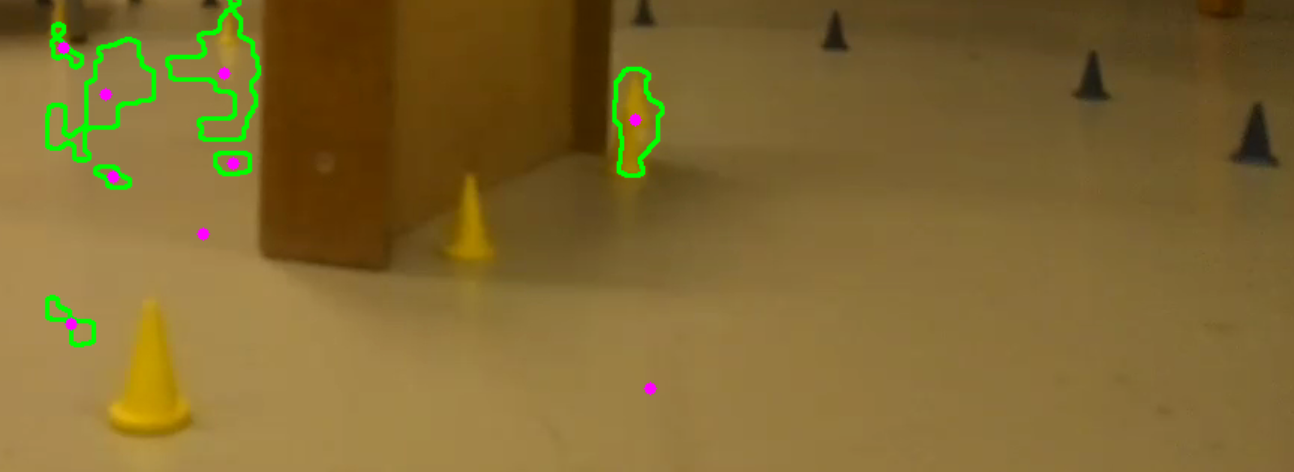
#> input picture tuning/images/frame.png, 1294 x 472 px
$ python tuning.py
#> lines starting #> are read from the running program, lines starting #| are printed output that depends on the picture; after the words box and inside, x2 and y2 are one past the last pixel; in counts of white or black regions, pixels touching at a corner belong together
import cv2
import numpy as np

# Carica l'immagine da testare
image = cv2.imread("images/frame.png")  # Sostituisci con la tua immagine
#> image is the input picture: shape (472, 1294, 3); mean B, G, R 49.1, 104.4, 128
if image is None:
    raise Exception("Immagine non trovata. Assicurati che 'frame.png' sia nel path corretto.")

cv2.namedWindow("Trackbars", cv2.WINDOW_NORMAL)
cv2.resizeWindow("Trackbars", 600, 400)

# Callback vuoto
def nothing(x):
    pass

# === TRACKBAR GIALLO ===
cv2.createTrackbar("Y_H_min", "Trackbars", 20, 179, nothing)
cv2.createTrackbar("Y_H_max", "Trackbars", 28, 179, nothing)
cv2.createTrackbar("Y_S_min", "Trackbars", 195, 255, nothing)
cv2.createTrackbar("Y_S_max", "Trackbars", 255, 255, nothing)
cv2.createTrackbar("Y_V_min", "Trackbars", 130, 255, nothing)
cv2.createTrackbar("Y_V_max", "Trackbars", 210, 255, nothing)

# === TRACKBAR BLU ===
cv2.createTrackbar("B_H_min", "Trackbars", 0, 179, nothing)
cv2.createTrackbar("B_H_max", "Trackbars", 179, 179, nothing)
cv2.createTrackbar("B_S_min", "Trackbars", 0, 255, nothing)
cv2.createTrackbar("B_S_max", "Trackbars", 162, 255, nothing)
cv2.createTrackbar("B_V_min", "Trackbars", 0, 255, nothing)
cv2.createTrackbar("B_V_max", "Trackbars", 60, 255, nothing)

while True:
    hsv = cv2.cvtColor(image, cv2.COLOR_BGR2HSV)
#> hsv: shape (472, 1294, 3); mean H, S, V 20.7, 163.4, 131.3

    # Leggi trackbar GIALLO
    yhmin = cv2.getTrackbarPos("Y_H_min", "Trackbars")
    yhmax = cv2.getTrackbarPos("Y_H_max", "Trackbars")
    ysmin = cv2.getTrackbarPos("Y_S_min", "Trackbars")
    ysmax = cv2.getTrackbarPos("Y_S_max", "Trackbars")
    yvmin = cv2.getTrackbarPos("Y_V_min", "Trackbars")
    yvmax = cv2.getTrackbarPos("Y_V_max", "Trackbars")

    # Leggi trackbar BLU
    bhmin = cv2.getTrackbarPos("B_H_min", "Trackbars")
    bhmax = cv2.getTrackbarPos("B_H_max", "Trackbars")
    bsmin = cv2.getTrackbarPos("B_S_min", "Trackbars")
    bsmax = cv2.getTrackbarPos("B_S_max", "Trackbars")
    bvmin = cv2.getTrackbarPos("B_V_min", "Trackbars")
    bvmax = cv2.getTrackbarPos("B_V_max", "Trackbars")

    # Maschere
    yellow_mask = cv2.inRange(hsv, (yhmin, ysmin, yvmin), (yhmax, ysmax, yvmax))
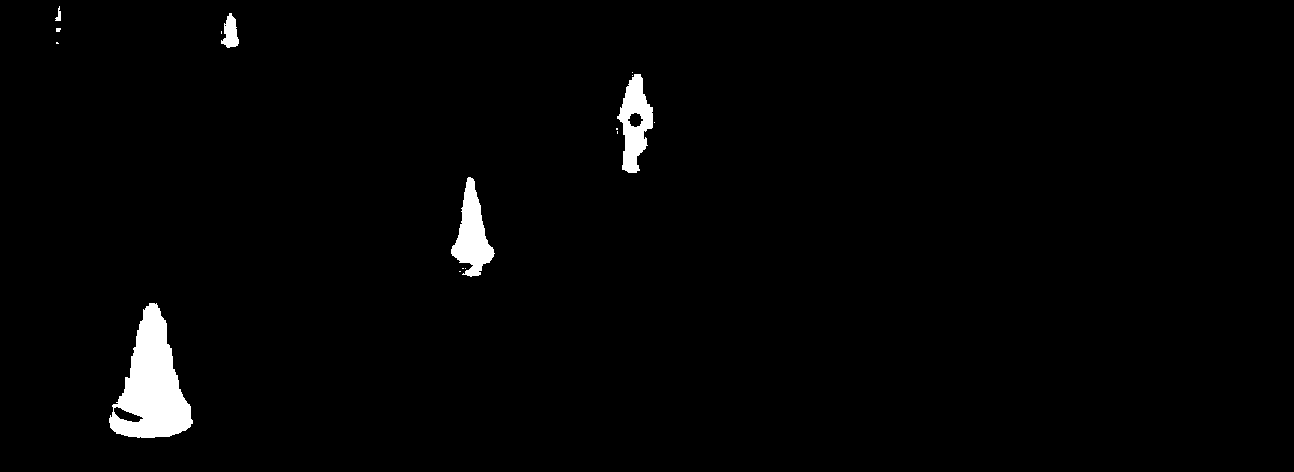
#> yellow_mask: shape (472, 1294); 1.8% white; 16 white regions (11 under 20 px), largest, box (x1, y1, x2, y2) and area: (109, 303, 193, 438) 6217, (451, 177, 495, 277) 2153, (617, 74, 653, 173) 1962, (221, 13, 239, 48) 390, (55, 6, 61, 21) 47
    blue_mask   = cv2.inRange(hsv, (bhmin, bsmin, bvmin), (bhmax, bsmax, bvmax))
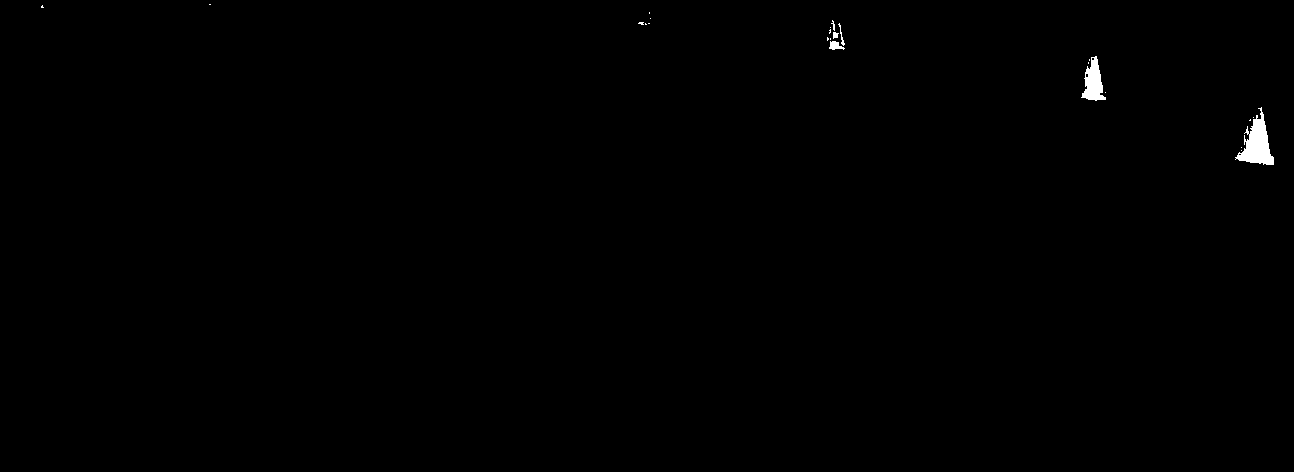
#> blue_mask: shape (472, 1294); 0.31% white; 24 white regions (18 under 20 px), largest, box (x1, y1, x2, y2) and area: (1235, 107, 1274, 165) 1059, (1081, 56, 1106, 101) 620, (829, 41, 845, 50) 88, (838, 23, 845, 46) 40, (833, 32, 839, 39) 30, (831, 20, 835, 31) 20
    combined_mask = cv2.bitwise_or(yellow_mask, blue_mask)
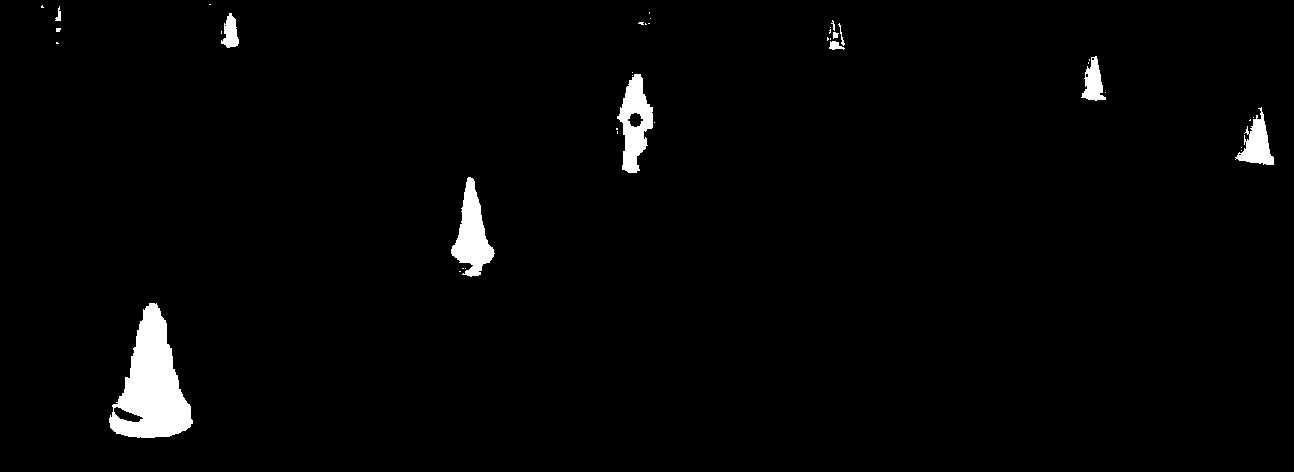
#> combined_mask: shape (472, 1294); 2.1% white; 40 white regions (29 under 20 px), largest, box (x1, y1, x2, y2) and area: (109, 303, 193, 438) 6217, (451, 177, 495, 277) 2153, (617, 74, 653, 173) 1962

    yellow_result = cv2.bitwise_and(image, image, mask=yellow_mask)
    blue_result   = cv2.bitwise_and(image, image, mask=blue_mask)
    combined_result = cv2.bitwise_and(image, image, mask=combined_mask)
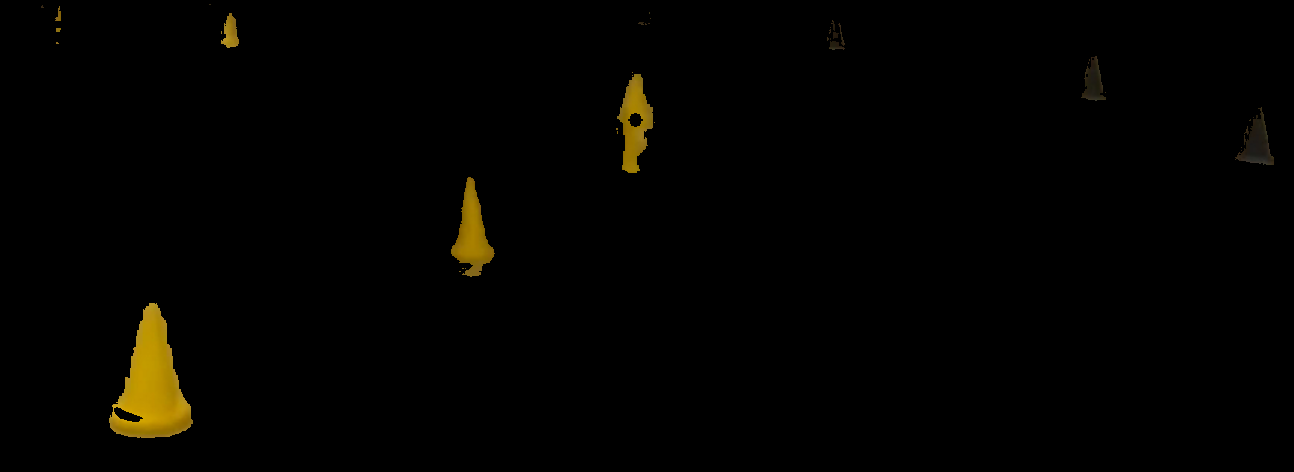
#> combined_result: shape (472, 1294, 3); mean B, G, R 0.2, 2.4, 3.1

    # Visualizzazione
    cv2.imshow("Yellow Mask", yellow_mask)
    cv2.imshow("Blue Mask", blue_mask)
    cv2.imshow("Combined", combined_result)

    key = cv2.waitKey(1)
#> (key q is pressed here)
    if key == ord("q"):
        break
    elif key == ord("s"):
        print("\n=== PARAMETRI CORRENTI ===")
        print(f"--yH_min={yhmin} --yH_max={yhmax} --yS_min={ysmin} --yS_max={ysmax} --yV_min={yvmin} --yV_max={yvmax}")
        print(f"--bH_min={bhmin} --bH_max={bhmax} --bS_min={bsmin} --bS_max={bsmax} --bV_min={bvmin} --bV_max={bvmax}")
        print("==========================\n")

cv2.destroyAllWindows()

$ run again, with tuning/images/postit.png copied over tuning/images/frame.png
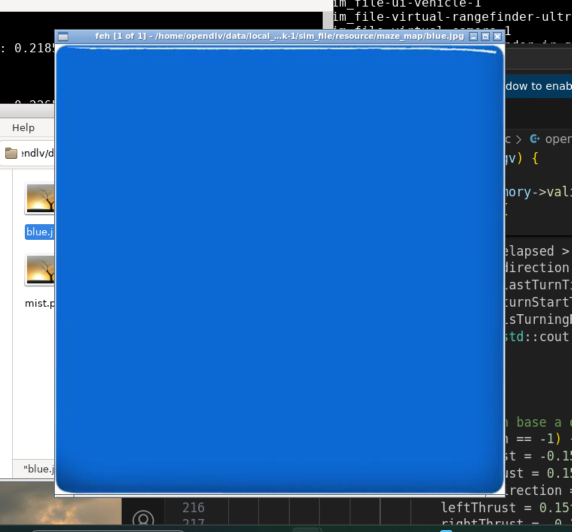
#> input picture tuning/images/postit.png, 1143 x 1063 px (shown at 1/2 size)
#> image is the input picture: shape (1063, 1143, 3); mean B, G, R 173.1, 103.7, 42.4
#> hsv: shape (1063, 1143, 3); mean H, S, V 77.5, 164, 174.2
#> `yellow_mask = cv2.inRange(hsv, (yhmin, ysmin, yvmin), (yhmax, ysmax, y..`:
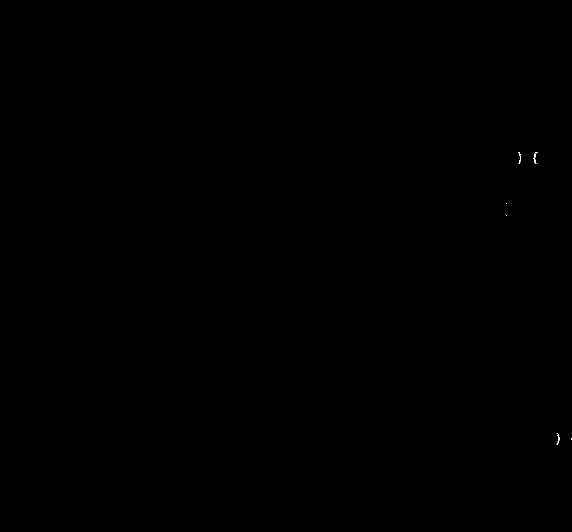
#> yellow_mask: shape (1063, 1143) (shown at 1/2 size); 0.01% white in thin lines or dots, all inside (x1, y1, x2, y2) = (1011, 304, 1143, 889)
#> blue_mask: shape (1063, 1143); 18.3% white; 98 white regions (63 under 20 px), largest, box (x1, y1, x2, y2) and area: (761, 196, 1143, 1049) 110464, (0, 24, 645, 207) 37153, (668, 0, 1143, 149) 34440
#> combined_mask: shape (1063, 1143); 18.3% white; 99 white regions (64 under 20 px), largest, box (x1, y1, x2, y2) and area: (761, 196, 1143, 1049) 110610, (0, 24, 645, 207) 37153, (668, 0, 1143, 149) 34440
#> `blue_result   = cv2.bitwise_and(image, image, mask=blue_mask)`:
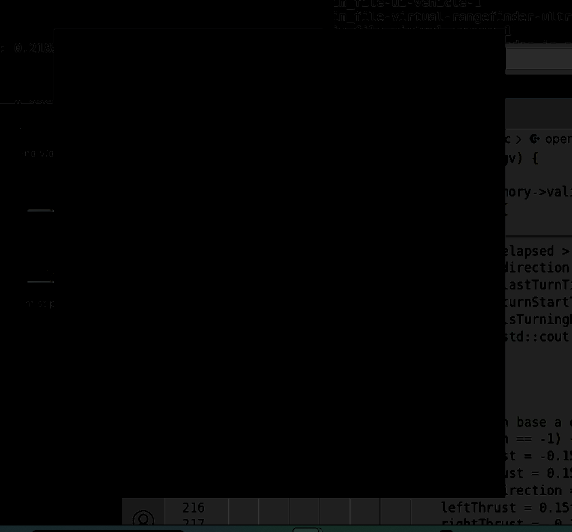
#> blue_result: shape (1063, 1143, 3) (shown at 1/2 size); mean B, G, R 4.3, 4.3, 4.1
